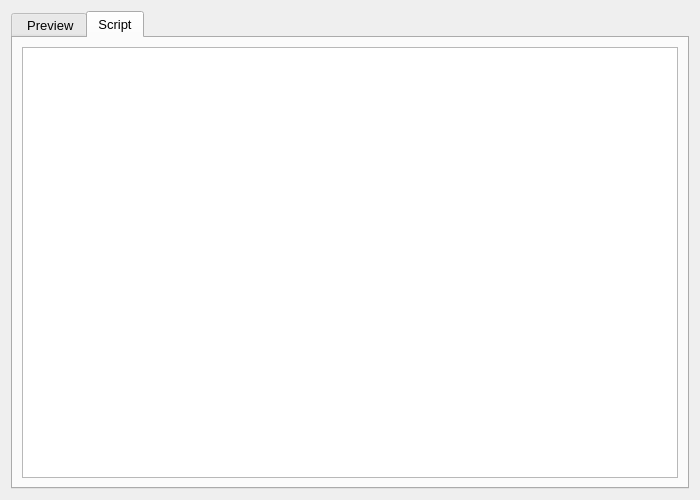
<?xml version="1.0" encoding="UTF-8"?>
<ui version="4.0">
 <class>map_file_document</class>
 <widget class="QWidget" name="map_file_document">
  <property name="geometry">
   <rect>
    <x>0</x>
    <y>0</y>
    <width>700</width>
    <height>500</height>
   </rect>
  </property>
  <property name="font">
   <font>
    <family>Arial</family>
    <pointsize>10</pointsize>
   </font>
  </property>
  <property name="windowTitle">
   <string>Audio - Cues</string>
  </property>
  <property name="locale">
   <locale language="English" country="UnitedStates"/>
  </property>
  <layout class="QGridLayout" name="gridLayout">
   <item row="0" column="0">
    <widget class="QTabWidget" name="tabs">
     <property name="currentIndex">
      <number>1</number>
     </property>
     <widget class="QWidget" name="preview_tab">
      <attribute name="title">
       <string> Preview</string>
      </attribute>
      <layout class="QGridLayout" name="gridLayout_2">
       <item row="0" column="0">
        <widget class="QWidget" name="map_draw" native="true">
         <property name="minimumSize">
          <size>
           <width>400</width>
           <height>0</height>
          </size>
         </property>
        </widget>
       </item>
       <item row="0" column="1">
        <widget class="QTreeWidget" name="treeWidget">
         <column>
          <property name="text">
           <string>Name</string>
          </property>
         </column>
         <column>
          <property name="text">
           <string>Value</string>
          </property>
         </column>
         <item>
          <property name="text">
           <string>General</string>
          </property>
          <item>
           <property name="text">
            <string>name</string>
           </property>
           <property name="text">
            <string/>
           </property>
          </item>
          <item>
           <property name="text">
            <string>title_id</string>
           </property>
          </item>
          <item>
           <property name="text">
            <string>starting_cash</string>
           </property>
           <property name="text">
            <string/>
           </property>
          </item>
          <item>
           <property name="text">
            <string>loot_table_name</string>
           </property>
          </item>
          <item>
           <property name="text">
            <string>pathfinder_bonus</string>
           </property>
          </item>
          <item>
           <property name="text">
            <string>scroll_speed</string>
           </property>
          </item>
          <item>
           <property name="text">
            <string>scroll_angle</string>
           </property>
          </item>
          <item>
           <property name="text">
            <string>size</string>
           </property>
          </item>
          <item>
           <property name="text">
            <string>music_name</string>
           </property>
          </item>
          <item>
           <property name="text">
            <string>ambience_name</string>
           </property>
          </item>
          <item>
           <property name="text">
            <string>full_black_time</string>
           </property>
          </item>
          <item>
           <property name="text">
            <string>fade_in_time</string>
           </property>
          </item>
          <item>
           <property name="text">
            <string>tile_assemble_sound</string>
           </property>
          </item>
          <item>
           <property name="text">
            <string>terrain_type</string>
           </property>
          </item>
          <item>
           <property name="text">
            <string>unexplored_color</string>
           </property>
          </item>
          <item>
           <property name="text">
            <string>unexplored_contrast</string>
           </property>
          </item>
          <item>
           <property name="text">
            <string>unexplored_saturation</string>
           </property>
          </item>
          <item>
           <property name="text">
            <string>brightness</string>
           </property>
          </item>
          <item>
           <property name="text">
            <string>tile_phase_in_time_min</string>
           </property>
          </item>
          <item>
           <property name="text">
            <string>tile_phase_in_time_max</string>
           </property>
          </item>
          <item>
           <property name="text">
            <string>terrain_light_texture</string>
           </property>
          </item>
          <item>
           <property name="text">
            <string>terrain_light_velocity</string>
           </property>
          </item>
          <item>
           <property name="text">
            <string>parallax</string>
           </property>
          </item>
          <item>
           <property name="text">
            <string>player_start_fall</string>
           </property>
          </item>
          <item>
           <property name="text">
            <string>keep_weapons</string>
           </property>
          </item>
          <item>
           <property name="text">
            <string>no_weapons</string>
           </property>
          </item>
         </item>
         <item>
          <property name="text">
           <string>Terrain Layers</string>
          </property>
         </item>
         <item>
          <property name="text">
           <string>Spawn Points</string>
          </property>
         </item>
         <item>
          <property name="text">
           <string>Backdrop</string>
          </property>
          <item>
           <property name="text">
            <string>backdrop_tiles</string>
           </property>
          </item>
          <item>
           <property name="text">
            <string>backdrop_tile_refract_rate</string>
           </property>
          </item>
          <item>
           <property name="text">
            <string>backdrop_tile_refract_amount</string>
           </property>
          </item>
          <item>
           <property name="text">
            <string>backdrop_rows</string>
           </property>
          </item>
          <item>
           <property name="text">
            <string>backdrop_columns</string>
           </property>
          </item>
          <item>
           <property name="text">
            <string>backdrop_color</string>
           </property>
          </item>
          <item>
           <property name="text">
            <string>backdrop_saturation</string>
           </property>
          </item>
          <item>
           <property name="text">
            <string>backdrop_flyers</string>
           </property>
          </item>
          <item>
           <property name="text">
            <string>backdrop_flyer_interval_min</string>
           </property>
          </item>
          <item>
           <property name="text">
            <string>backdrop_flyer_interval_max</string>
           </property>
          </item>
          <item>
           <property name="text">
            <string>backdrop_flyer_speed_min</string>
           </property>
          </item>
          <item>
           <property name="text">
            <string>backdrop_flyer_speed_max</string>
           </property>
          </item>
          <item>
           <property name="text">
            <string>backdrop_flyer_color</string>
           </property>
          </item>
          <item>
           <property name="text">
            <string>backdrop_flyer_refract_rate</string>
           </property>
          </item>
          <item>
           <property name="text">
            <string>backdrop_flyer_refract_amount</string>
           </property>
          </item>
          <item>
           <property name="text">
            <string>backdrop_flyer_parallax</string>
           </property>
          </item>
          <item>
           <property name="text">
            <string>backdrop_preplaced_flyers</string>
           </property>
          </item>
         </item>
         <item>
          <property name="text">
           <string>Bloom</string>
          </property>
         </item>
         <item>
          <property name="text">
           <string>Thing Groups</string>
          </property>
         </item>
        </widget>
       </item>
      </layout>
     </widget>
     <widget class="QWidget" name="script_tab">
      <attribute name="title">
       <string>Script</string>
      </attribute>
      <layout class="QGridLayout" name="gridLayout_3">
       <item row="0" column="0">
        <widget class="QPlainTextEdit" name="script_editor">
         <property name="font">
          <font>
           <family>Monospace</family>
          </font>
         </property>
        </widget>
       </item>
      </layout>
     </widget>
    </widget>
   </item>
  </layout>
 </widget>
 <resources/>
 <connections/>
</ui>
